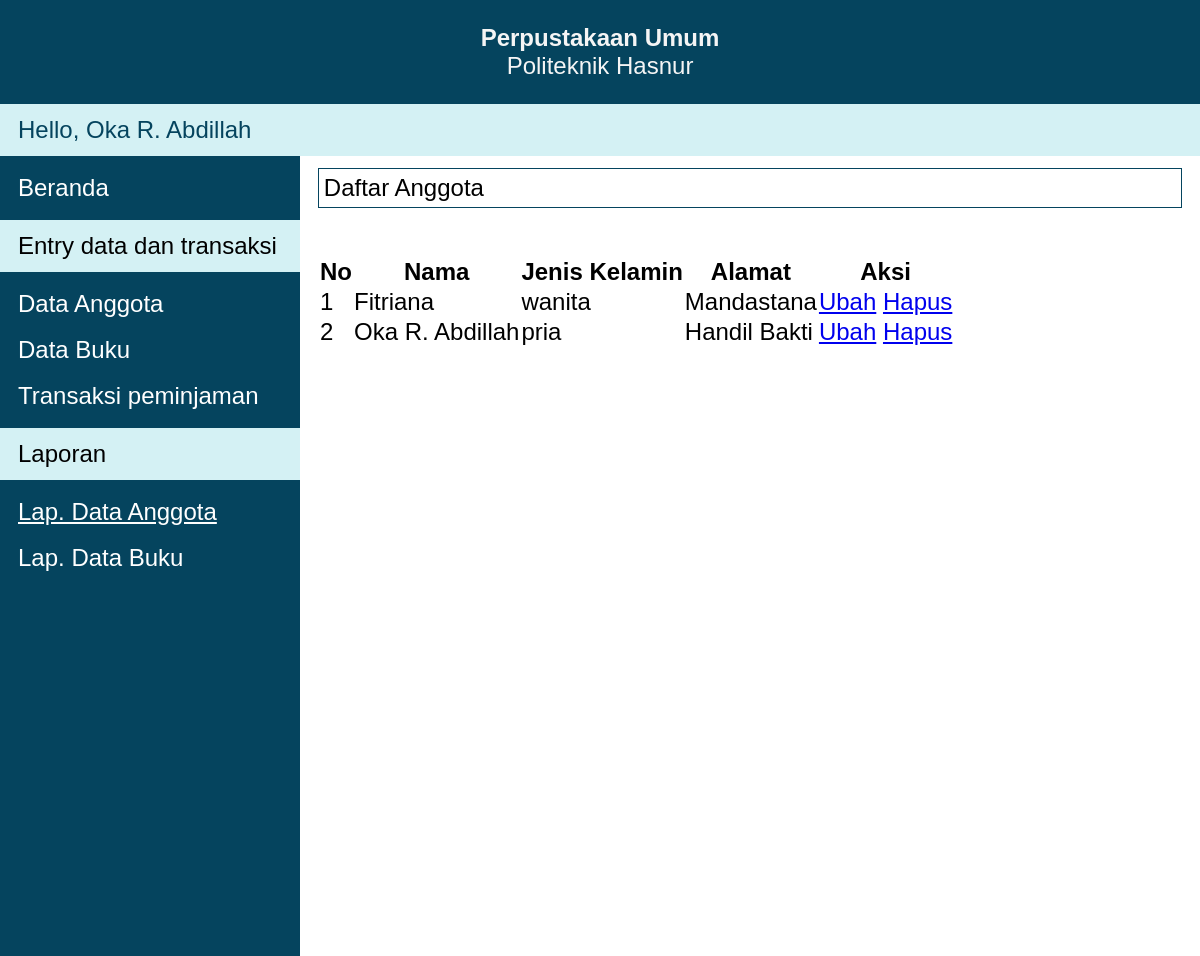
The app's page /pages/laporanDataAnggota.php (signed in) with its own data.
### tables this page shows
CREATE TABLE `accounts` (
  `username` varchar(10) NOT NULL,
  `password` varchar(10) NOT NULL,
  `fullname` varchar(35) NOT NULL,
  PRIMARY KEY (`username`)
);

CREATE TABLE `anggota` (
  `id_anggota` int(10) NOT NULL,
  `nama` varchar(100) NOT NULL,
  `jenis_kelamin` varchar(100) NOT NULL,
  `alamat` text NOT NULL,
  PRIMARY KEY (`id_anggota`)
);

### getter/getProfile.php (called while the page is built)
<?php
function getProfile($conn) {
    $sql = "SELECT * FROM accounts";
    $res = mysqli_query($conn, $sql);
    return mysqli_fetch_assoc($res)["fullname"];
}

### getter/getAnggota.php (called while the page is built, shortened)
<?php
function getAnggota($conn, $key = false) {
    $sql = "SELECT * FROM anggota";
    $res = mysqli_query($conn, $sql);
    $rows = [];
    while ( $row = mysqli_fetch_assoc($res) ) {
        array_push($rows, $row);
    }
    return $rows;
}

### pages/laporanDataAnggota.php (the view, shortened to what this page needs)
<?php
require("../connection.php");
require("../getter/getAnggota.php");
require("../getter/getProfile.php");
?>
<!DOCTYPE html>
<html lang="en">
<head>
    <link rel="stylesheet" href="../style/app.css">
    <link rel="stylesheet" href="https://unpkg.com/purecss@2.0.6/build/pure-min.css">
</head>
<body>
    <div class="app">
        <header>
            <h1>Perpustakaan Umum</h1>
            <p>Politeknik Hasnur</p>
            <div class="bottom-bar">
                <?php
                    echo "Hello, " . getProfile($conn);
                ?>
            </div>
        </header>
        <nav>
            <ul>
                <li>
                    <a href="../index.php">Beranda</a>
                </li>
                <li>
                    <p class="nav-title">Entry data dan transaksi<p>
                </li>
                <li>
                    <a href="./inputDataAnggota.php">Data Anggota</a>
                </li>
                <li>
                    <a href="./inputDataBuku.php">Data Buku</a>
                </li>
                <li>
                    <a href="">Transaksi peminjaman</a>
                </li>
                <li>
                    <p class="nav-title">Laporan</p>
                </li>
                <li>
                    <a class="active" href="./laporanDataAnggota.php">Lap. Data Anggota</a>
                </li>
                <li>
                    <a href="./laporanDataBuku.php">Lap. Data Buku</a>
                </li>
            </ul>
        </nav>
        <main>
            <h1>Daftar Anggota</h1>
            <table class="pure-table">
                <thead>
                    <tr>
                        <th>No</th>
                        <th>Nama</th>
                        <th>Jenis Kelamin</th>
                        <th>Alamat</th>
                        <th>Aksi</th>
                    </tr>
                </thead>
                <tbody>
                    <?php
                        $no = 1;
                        foreach(getAnggota($conn) as $item) {
                            $key = $item["id_anggota"];
                            $nama = $item["nama"];
                            $kelamin = $item["jenis_kelamin"];
                            $alamat = $item["alamat"];
                            echo <<<EOT
                                <tr>
                                    <td>$no</td>
                                    <td>$nama</td>
                                    <td>$kelamin</td>
                                    <td>$alamat</td>
                                    <td>
                                    <a class="pure-button pure-button-primary" href="update/anggota.php?key=$key">Ubah</a>
                                    <a class="pure-button pure-button-error" href="../setter/removeAnggota.php?key=$key">Hapus</a>
                                    </td>
                                </tr>
                            EOT;
                            $no++;
                        }
                    ?>
                </tbody>
            </table>
        </main>
    </div>
</body>
</html>

### style/app.css (style rules this page uses)
* { margin: 0; padding: 0; font-size: 24px; font-family: Arial, Helvetica, sans-serif }
.app { display: grid; grid-template-columns: 300px auto; grid-template-rows: auto; grid-template-areas: "header header" "nav main" ; }
.app header { background-color: #05445E; text-align: center; color: whitesmoke; padding: 1rem 0 0; grid-area: header; }
.app header .bottom-bar { background-color: #D4F1F4; color: #05445E; padding: .5rem .75rem; text-align: left; margin-top: 1rem; }
.app nav { grid-area: nav; height: 100vh; background-color: #05445E; }
.app nav .active { text-decoration: underline; }
.app nav ul li { margin: .75rem 0; }
.app nav ul li a { text-decoration: none; color: white; padding: .5rem .75rem; transition: .3s ease; }
.app nav ul .nav-title { background-color: #D4F1F4; padding: .5rem .75rem; }
.app main { grid-area: main; padding: .5rem .75rem; }
.app main h1:first-child { font-weight: 400; border: 1px solid #05445E; padding: .2rem; margin-bottom: 2rem; font-size: 1rem; }

### records on screen
accounts: fullname "Oka R. Abdillah"
anggota: nama "Fitriana", jenis_kelamin "wanita", alamat "Mandastana"
anggota: nama "Oka R. Abdillah", jenis_kelamin "pria", alamat "Handil Bakti"
